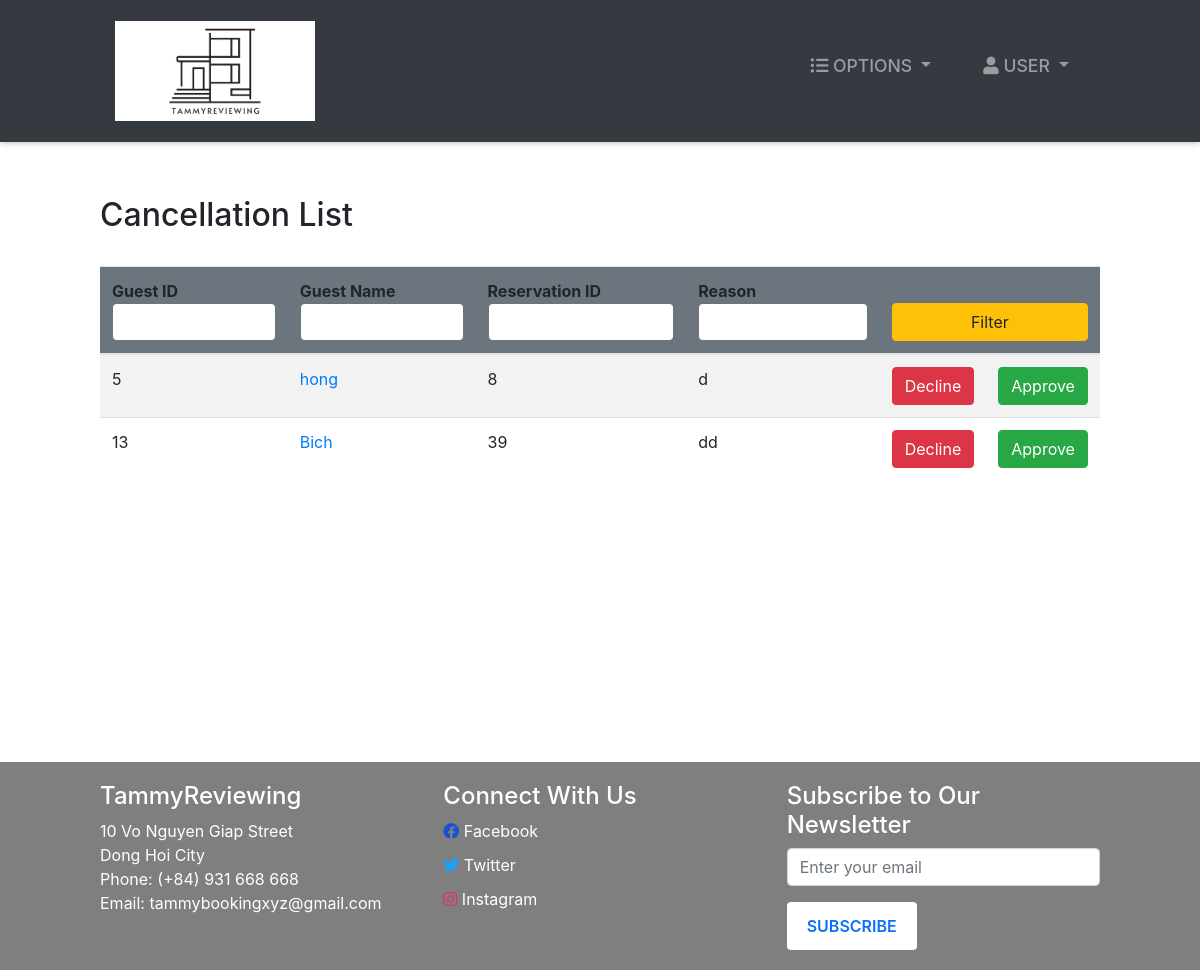
Screenshot of /refunds/ (signed in) with the database file from the repository.
### room/models.py (models this page shows, shortened)
class Refund(models.Model):
    guest = models.ForeignKey(Guest,   null=True, on_delete=models.CASCADE)
    reservation = models.ForeignKey(Booking, on_delete=models.CASCADE)
    reason = models.TextField()

class Booking(models.Model):
    roomNumber = models.ForeignKey(Room, on_delete=models.CASCADE)
    guest = models.ForeignKey(Guest, null=True, on_delete=models.CASCADE)
    dateOfReservation = models.DateField(default=timezone.now)
    startDate = models.DateField()
    endDate = models.DateField()
    has_reviewed = models.BooleanField(default=False)

### accounts/models.py (models this page shows, shortened)
class Guest(models.Model):
    user = models.OneToOneField(User, null=True, on_delete=models.CASCADE)
    phoneNumber = PhoneNumberField(unique=True)

### room/views.py (the view, shortened to what this page needs)
# urls.py: path('refunds/', refunds, name="refunds"),
@login_required(login_url='login')
def refunds(request):
    role = str(request.user.groups.all()[0])
    path = role + "/"
    refunds = Refund.objects.all()
    context = {
        "role": role,
        'refunds': refunds
    }
    return render(request, path + "refunds.html", context)

### Templates/admin/refunds.html
{% extends '../index.html' %}
{% block context %}
{% include '../common_pages/refunds.html' %}
{% endblock %}

### Templates/common_pages/refunds.html (shortened to what this page needs)
<div class="main-page py-4">
    <div class="table-header row">
        <div class="col-sm-12 col-md-12 col-lg-4 mb-4">
            <h2>Cancellation List</h2>
        </div>
    </div>
    <table class="table table-hover table-striped">
        <thead class="bg-secondary rounded">
            <tr>
                <form action="" method="POST">
                    <th>Guest ID <input type="number" name="gid" value="{{gid}}"
                            class="form-control border border-secondary"></th>
                    <th>Guest Name <input type="text" name="name" value="{{name}}"
                            class="form-control border border-secondary"></th>
                    <th>Reservation ID<input type="number" name="booking" value="{{booking}}"
                            class="form-control border border-secondary">
                    </th>
                    <th>Reason<input type="text" name="reason" value="{{reason}}"
                            class="form-control border border-secondary"></th>
                    <th colspan="2"><button type="submit" name="filter" class="btn btn-warning w-100">Filter</button>
                    </th>
                </form>
            </tr>
        </thead>
        <tbody>
            {% for r in refunds %}
            <tr>
                <td>{{r.guest.user.id}}</td>
                <td><a href="{% url 'guest-profile' r.guest.user.id %}">{{r.guest.user.first_name}}</a></td>
                <td>{{r.reservation.id}}</td>
                <td>{{r.reason}}</td>
                <form action="" method="POST">
                    <td> <button type="submit" name="decline" class="btn btn-danger">Decline</button> </td>
                    <td> <button type="submit" name="approve" class="btn btn-success">Approve</button> </td>
                </form>
            </tr>
            {% endfor %}
        </tbody>
    </table>
</div>

### static/css/style.css (style rules this page uses)
* { margin: 0; padding: 0; -webkit-font-smoothing: antialiased; box-sizing: border-box; }
.main-page { margin: 0 100px 0 100px; margin-top: 30px; min-height: 570px; }

### static/css/main.css (style rules this page uses)
* { margin: 0; padding: 0; -webkit-font-smoothing: antialiased; }
body { position: relative; }

### static/css/form.css (style rules this page uses)
.form-container input[type=submit] , .btn-primary, button { background-color: #4CAF50; color: white; padding: 12px 20px; border: none; border-radius: 4px; cursor: pointer; }
input[type="text"], input[type="number"] { width: 100%; padding: 0.375rem 0.75rem; font-size: 1rem; line-height: 1.5; color: #495057; background-color: #fff; background-clip: padding-box; border: 1px solid #ced4da; border-radius: 0.25rem; transition: border-color 0.15s ease-in-out, box-shadow 0.15s ease-in-out; }

### rows the page displays
Refund: guest.user.id "5", guest.user.first_name "hong", reservation.id "8", reason "d"
Refund: guest.user.id "13", guest.user.first_name "Bich", reservation.id "39", reason "dd"
